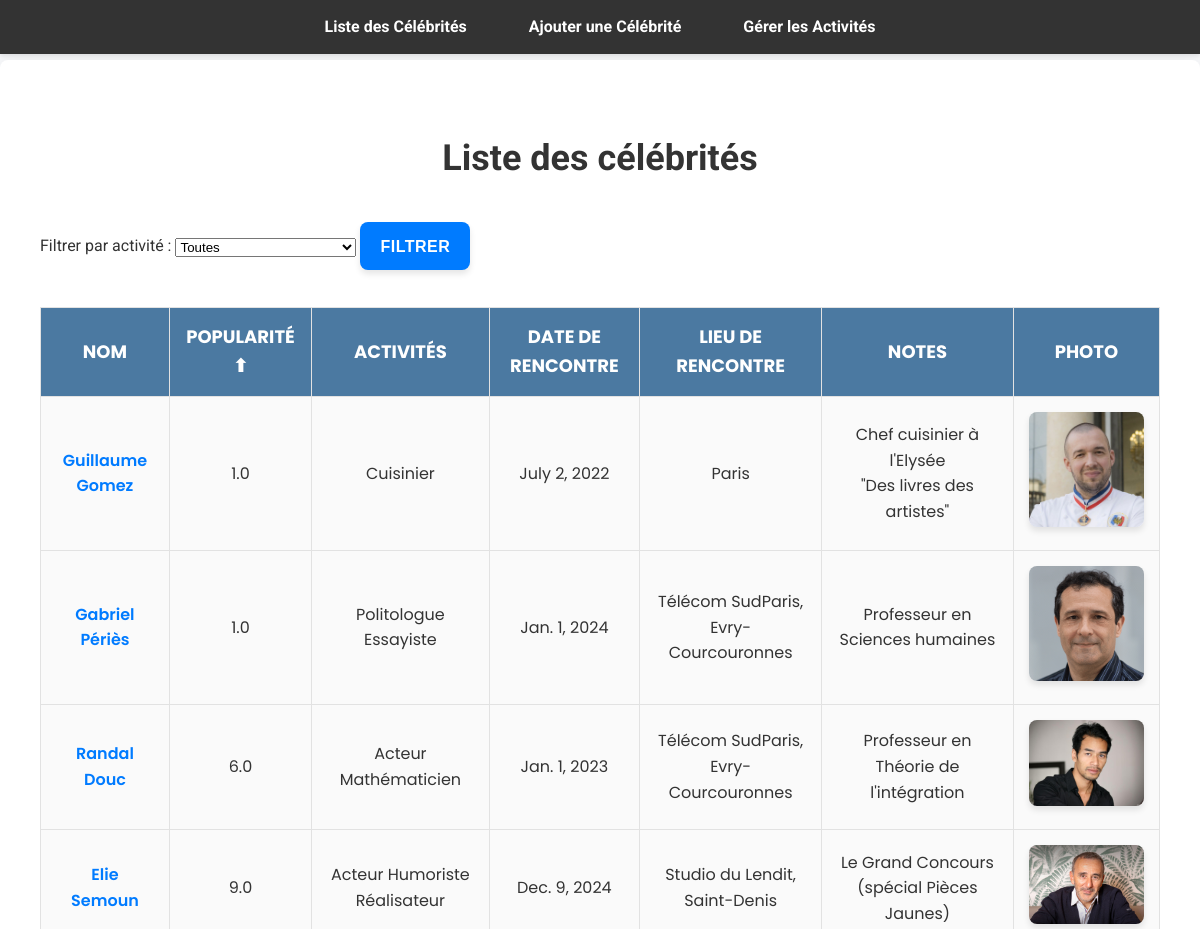
Page /celebs/?sort=popularity_score (upper part) on the earlier database version.
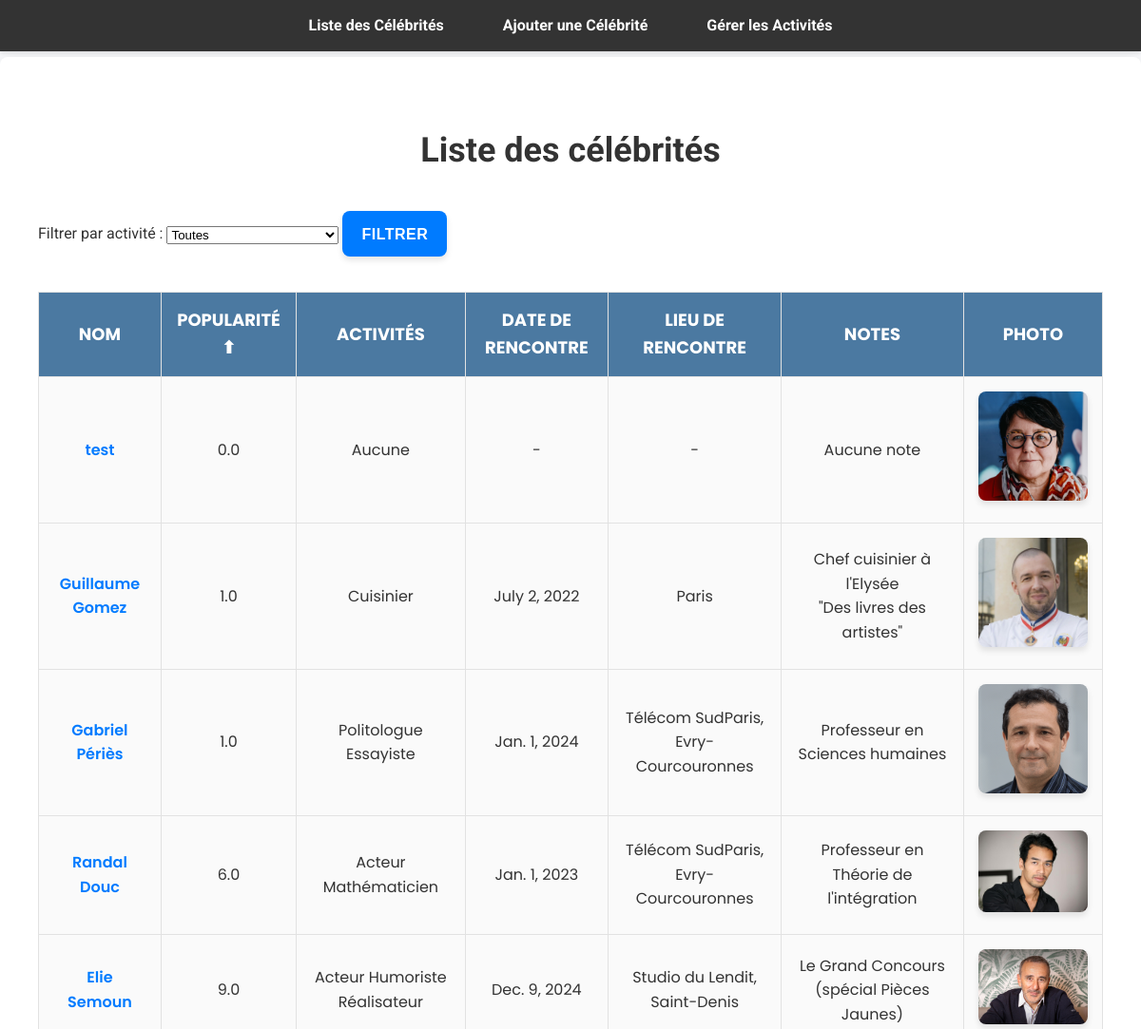
Same page on the later database version.
### celebs/models.py (models this page shows, shortened)
class Celebrity(models.Model):
    name = models.CharField(max_length=255)
    popularity_score = models.FloatField(default=0)
    image = models.ImageField(upload_to="celebs/", blank=True, null=True)
    activities = models.ManyToManyField(Activity, blank=False)

class Activity(models.Model):
    name = models.CharField(max_length=100, unique=True)

class CelebritySighting(models.Model):
    celebrity = models.ForeignKey(Celebrity, on_delete=models.CASCADE, related_name='sightings')
    date_seen = models.DateField(null=True, blank=True)
    location = models.CharField(max_length=255, blank=True, null=True)
    notes = models.TextField(blank=True, null=True)

### celebs/views.py (the view)
# urls.py: path('', views.celebrity_list, name='celebrity_list'),
def celebrity_list(request):
    celebrities = Celebrity.objects.prefetch_related('sightings', 'activities').all()
    sort_by = request.GET.get('sort', 'name')
    allowed_sorts = ['name', '-name', 'popularity_score', '-popularity_score', 'activities', '-activities']
    if sort_by in allowed_sorts:
        if 'activities' in sort_by:
            reverse = sort_by.startswith('-')
            celebrities = sorted(
                celebrities,
                key=lambda c: c.activities.first().name if c.activities.exists() else '',
                reverse=reverse
            )
        else:
            celebrities = celebrities.order_by(sort_by)
    activity_id = request.GET.get('activity')
    activities = Activity.objects.all()
    if activity_id:
        celebrities = celebrities.filter(activities__id=activity_id)
    columns = [
        ("name", "Nom"),
        ("popularity_score", "Popularité"),
        ("activities", "Activités"),
    ]
    return render(request, "celebs/celebrity_list.html", {
        "celebrities": celebrities,
        "activities": activities,
        "selected_activity": int(activity_id) if activity_id else None,
        "sort_by": sort_by,
        "columns": columns,
    })

### templates/celebs/celebrity_list.html (shortened to what this page needs)
{% extends "base.html" %}
{% block content %}
<div class="container">
  <h2 class="title">Liste des célébrités</h2>
  <form method="get" class="filter-form" style="margin-bottom: 2rem;">
    <label for="activity">Filtrer par activité :</label>
    <select name="activity" id="activity">
      <option value="">Toutes</option>
    </select>
    <button type="submit" class="btn">Filtrer</button>
  </form>
  <table class="celebrity-table">
    <thead>
      <tr>
        {% for field, label in columns %}
          <th>
            <a href="?{% if selected_activity %}activity={{ selected_activity }}&{% endif %}sort={% if sort_by == field %}-{{ field }}{% else %}{{ field }}{% endif %}">
              {{ label }}
              {% if sort_by == field %}⬆{% elif sort_by == '-'|add:field %}⬇{% endif %}
            </a>
          </th>
        {% endfor %}
        <th>Date de rencontre</th>
        <th>Lieu de rencontre</th>
        <th>Notes</th>
        <th class="photo-column">Photo</th>
      </tr>
    </thead>
    <tbody>
      {% for celeb in celebrities %}
        {% with celeb.sightings.all as sightings %}
          {% if sightings %}
            <tr>
              <td rowspan="{{ sightings|length }}"><a href="{% url 'celebrity_detail' celeb.id %}">{{ celeb.name }}</a></td>
              <td rowspan="{{ sightings|length }}">{{ celeb.popularity_score }}</td>
              <td rowspan="{{ sightings|length }}">
                {% for activity in celeb.activities.all %}
                  <span class="tag">{{ activity.name }}</span>
                {% empty %}
                  <span class="tag">Aucune</span>
                {% endfor %}
              </td>
              <td>{{ sightings.0.date_seen|default:"-" }}</td>
              <td>{{ sightings.0.location|default:"-" }}</td>
              <td>{{ sightings.0.notes|default:"Aucune note"|linebreaksbr }}</td>
              <td rowspan="{{ sightings|length }}">
                {% if celeb.image %}
                  <img src="{{ celeb.image.url }}" alt="{{ celeb.name }}" class="celeb-image">
                {% else %}
                  Aucune photo
                {% endif %}
              </td>
            </tr>
          {% endif %}
        {% endwith %}
      {% endfor %}
    </tbody>
  </table>
</div>
{% endblock %}

### templates/base.html (shortened to what this page needs)
<!DOCTYPE html>
<html lang="fr">
<head>
    {% load static %}
    <link rel="stylesheet" href="{% static 'css/style.css' %}">
</head>
<body>
    <header>
        <nav class="navbar">
            <ul class="nav-list">
                <li><a href="{% url 'celebrity_list' %}">Liste des Célébrités</a></li>
                <li><a href="{% url 'add_celebrity' %}">Ajouter une Célébrité</a></li>
                <li><a href="{% url 'activity_list' %}">Gérer les Activités</a></li>
            </ul>
        </nav>
    </header>
    <main>
        {% block content %}
        {% endblock %}
    </main>
</body>
</html>

### static/css/style.css (style rules this page uses)
:root { --primary-color: #b03a3a; --secondary-color: #007bff; --background-color: #f8f9fb; --text-color: #333; --hover-color: #0056b3; --shadow-color: rgba(0, 0, 0, 0.1); --border-radius: 8px; }
body { font-family: 'Roboto', sans-serif; background-color: var(--background-color); color: var(--text-color); margin: 0; padding: 0; line-height: 1.6; }
.container { max-width: 1200px; margin: 40px auto; padding: 40px; background: #ffffff; border-radius: var(--border-radius); box-shadow: 0 4px 20px var(--shadow-color); transition: all 0.3s ease; position: relative; overflow: hidden; }
.title { text-align: center; font-size: 36px; font-weight: 700; color: var(--text-color); margin-bottom: 30px; animation: fadeIn 1s ease-in-out; }
table { width: 100%; border-collapse: collapse; margin-top: 20px; font-family: 'Poppins', sans-serif; animation: slideIn 0.5s ease-in-out; }
th, td { padding: 15px; border: 1px solid #e2e2e2; text-align: center; font-size: 16px; }
th { background-color: #4b79a1; color: white; font-size: 18px; text-transform: uppercase; cursor: pointer; }
th a { color: white; text-decoration: none; }
td { background-color: #fafafa; }
td a { text-decoration: none; color: var(--secondary-color); font-weight: 600; transition: color 0.3s ease; }
button, .btn { background-color: var(--primary-color); color: white; padding: 12px 20px; border-radius: var(--border-radius); text-transform: uppercase; font-weight: bold; cursor: pointer; border: none; transition: background-color 0.3s ease, transform 0.3s ease; box-shadow: 0 4px 6px var(--shadow-color); display: inline-block; margin: 5px 0; }
.celeb-image { width: 400px; height: 400px; object-fit: cover; border-radius: var(--border-radius); transition: transform 0.3s ease; }
.btn { background-color: var(--secondary-color); color: white; padding: 12px 20px; border-radius: var(--border-radius); text-decoration: none; font-weight: bold; text-transform: uppercase; letter-spacing: 0.5px; transition: background-color 0.3s, transform 0.3s; box-shadow: 0 4px 6px var(--shadow-color); }
.navbar { background-color: #333; overflow: hidden; position: fixed; top: 0; width: 100%; z-index: 1000; box-shadow: 0 2px 4px var(--shadow-color); }
.nav-list { list-style-type: none; margin: 0; padding: 0; display: flex; justify-content: center; }
.nav-list li { margin: 0 15px; }
.nav-list li a { display: block; color: white; text-align: center; padding: 14px 16px; text-decoration: none; font-weight: bold; transition: background-color 0.3s ease; }
main { margin-top: 60px; }
.celeb-image { max-width: 100%; height: auto; border-radius: var(--border-radius); box-shadow: 0 4px 6px var(--shadow-color); }
button, input[type="submit"], .btn { padding: 12px 20px; font-size: 16px; line-height: 1.2; height: 48px; box-sizing: border-box; display: inline-flex; align-items: center; justify-content: center; }

Differences in the rows shown:
added Celebrity: name "test", popularity_score "0.0", sightings.all.0.date_seen "-", sightings.all.0.location "-", sightings.all.0.notes "Aucune note", image (picture)
